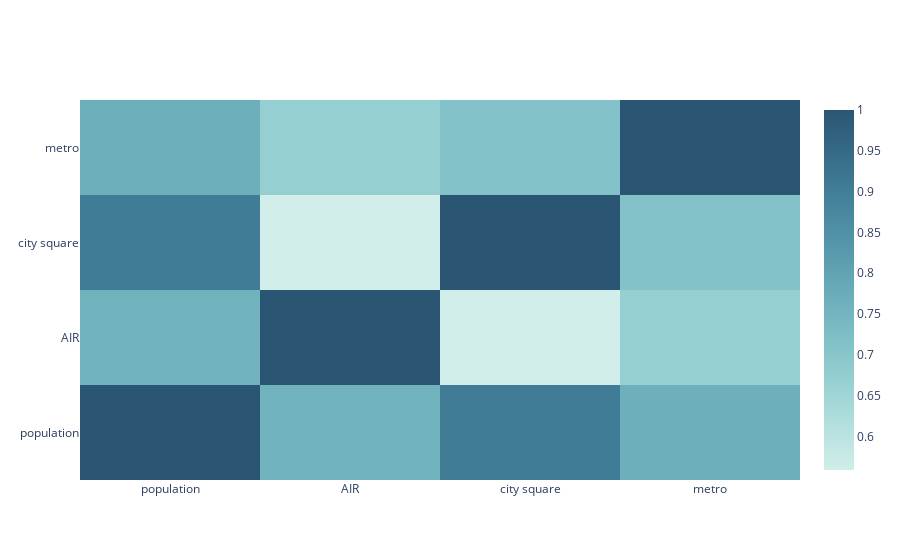

Source (notebook cell):
### Code cell
fig = go.Figure()
fig.add_trace(go.Heatmap(x = frame_corr.columns, y = frame_corr.index, z = frame_corr, colorscale = 'teal'))
fig.show()

### Figure 1 — Plotly figure (JSON) as saved in the notebook; plotly's stock layout.template omitted (floating-point values rounded to 4 significant figures)
{"data": [{"colorscale": [[0, "rgb(209, 238, 234)"], [0.1667, "rgb(168, 219, 217)"], [0.3333, "rgb(133, 196, 201)"], [0.5, "rgb(104, 171, 184)"], [0.6667, "rgb(79, 144, 166)"], [0.8333, "rgb(59, 115, 143)"], [1, "rgb(42, 86, 116)"]], "type": "heatmap", "x": ["population", "AIR", "city square", "metro"], "y": ["population", "AIR", "city square", "metro"], "z": [[1, 0.7566, 0.9034, 0.7668], [0.7566, 1, 0.559, 0.6709], [0.9034, 0.559, 1, 0.7105], [0.7668, 0.6709, 0.7105, 1]]}], "layout": {}}
